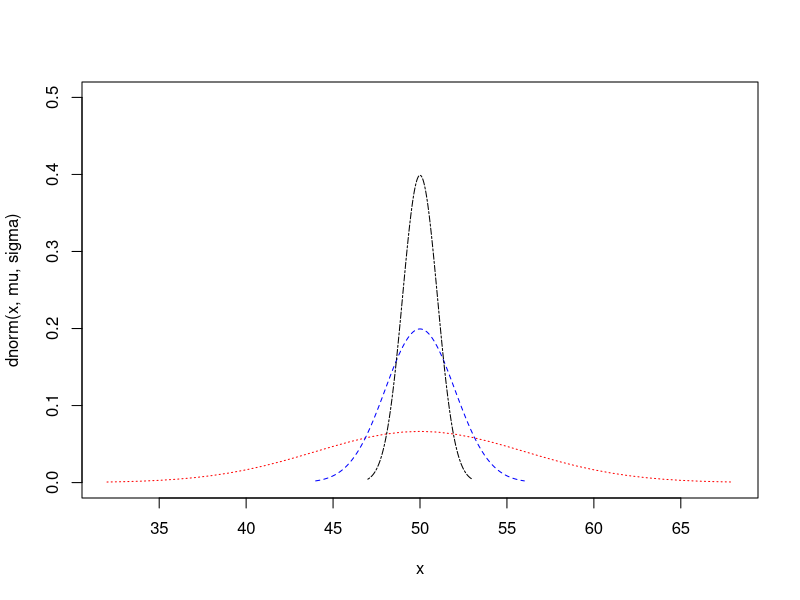
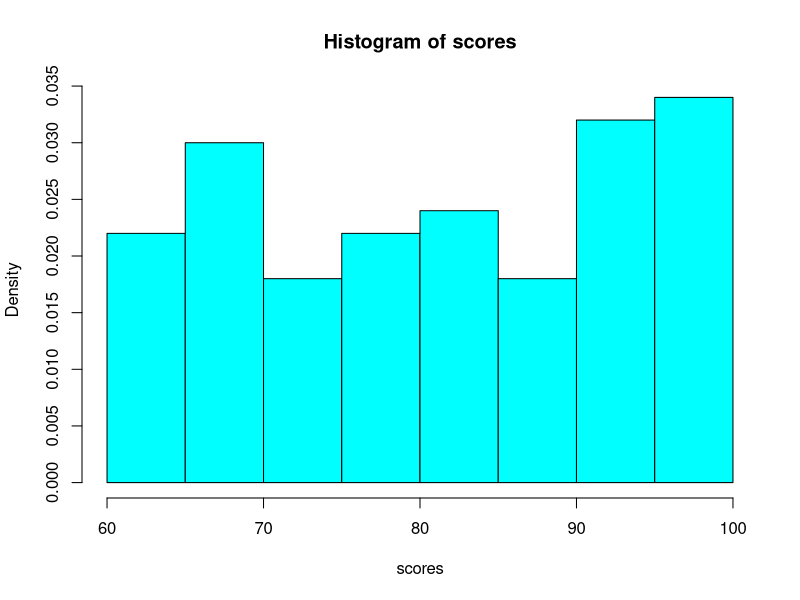
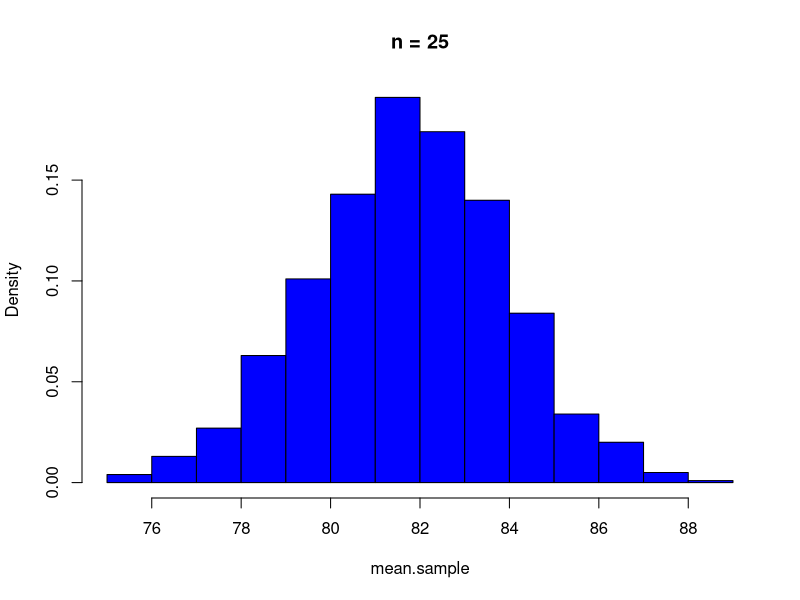
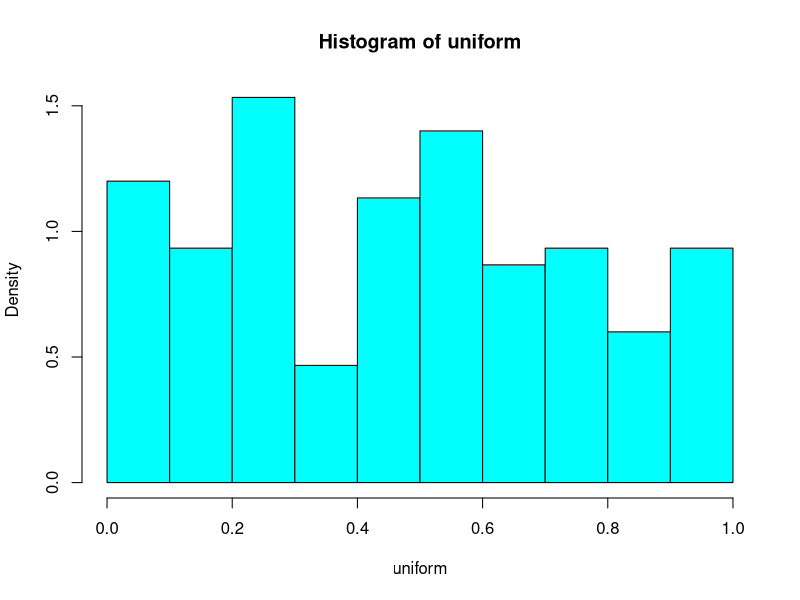
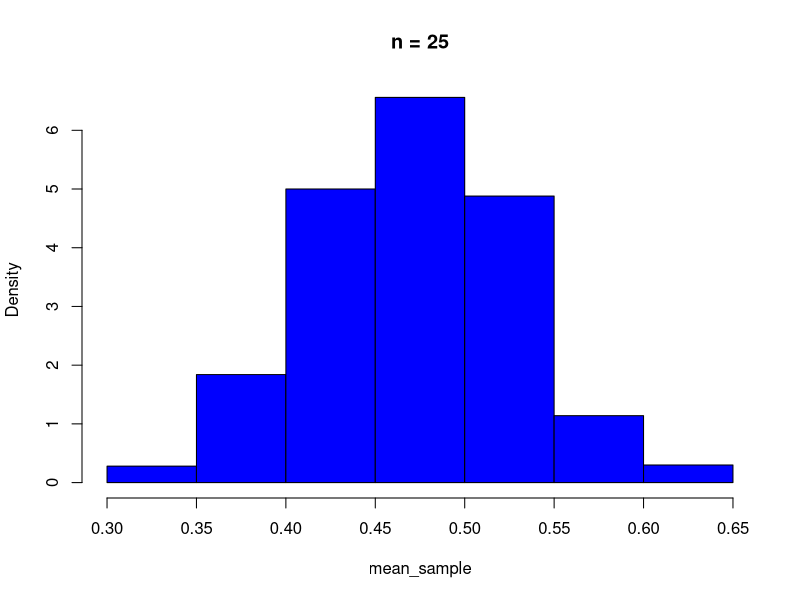

These charts were generated, in order, by the following R code:
## ---- chunk 1
mu = 50
sigma = 6
x=seq(mu-3*sigma, mu+3*sigma, by =1)
plot(x, dnorm(x, mu, sigma), type = "l", lty = "dotted", col = "red", ylim = c(0,
0.5))
sigma1=2
x1= seq(50-3*sigma1, 50+3*sigma1, by = 0.1)
lines(x1, dnorm(x1, mu, sigma1), type = "l", lty = "dashed", col = "blue")
sigma2 = 1
x2 = seq(50-3*1, 50+1*3, by = 0.005)
lines(x2, dnorm(x2, mu, sigma2), type = "l", lty = "twodash", col = "black")

## ---- chunk 2
scores <-  sample(60:100, 100, replace = TRUE)
## ---- chunk 3
mean(scores)
sd(scores)
hist(scores, probability = TRUE, col= "cyan")
## ---- chunk 4
mean.sample <- numeric(25) #create a vector to store the sample mean of the
#experiment, you can change the number 25 to 250, 2500 and so on
for(i in 1:1000) #to repeat the experiment 1000 times.
{
x_bar.sample <- sample(scores,25) #creating a random sample of size 25 from the scores
mean.sample[i] <- mean(x_bar.sample) # we store the mean of this sample in
mean.sample# and we do this 1000 times
}
hist(mean.sample, probability = TRUE, col = "blue", main = "n = 25") #creating a histogram for the x_bar samples
mean_xbar <-  mean(mean.sample)
sd_xbar <- sd(mean.sample)
print(c(mean_xbar, sd_xbar))
## ---- chunk 5
uniform <- runif(150,min = 0,max = 1)
mean(uniform)
sd(scores)
hist(uniform, probability = TRUE, col= "cyan")
## ---- chunk 6
mean_sample <- numeric(40)
for(i in 1:1000)
{
x_bar_sample <- sample(uniform,25, TRUE) 
mean_sample[i] <- mean(x_bar_sample)
mean_sample
}
hist(mean_sample, probability = TRUE, col = "blue", main = "n = 25") 
mean_xbar <-  mean(mean_sample)
sd_xbar <- sd(mean_sample)
print(c(mean_xbar, sd_xbar))

